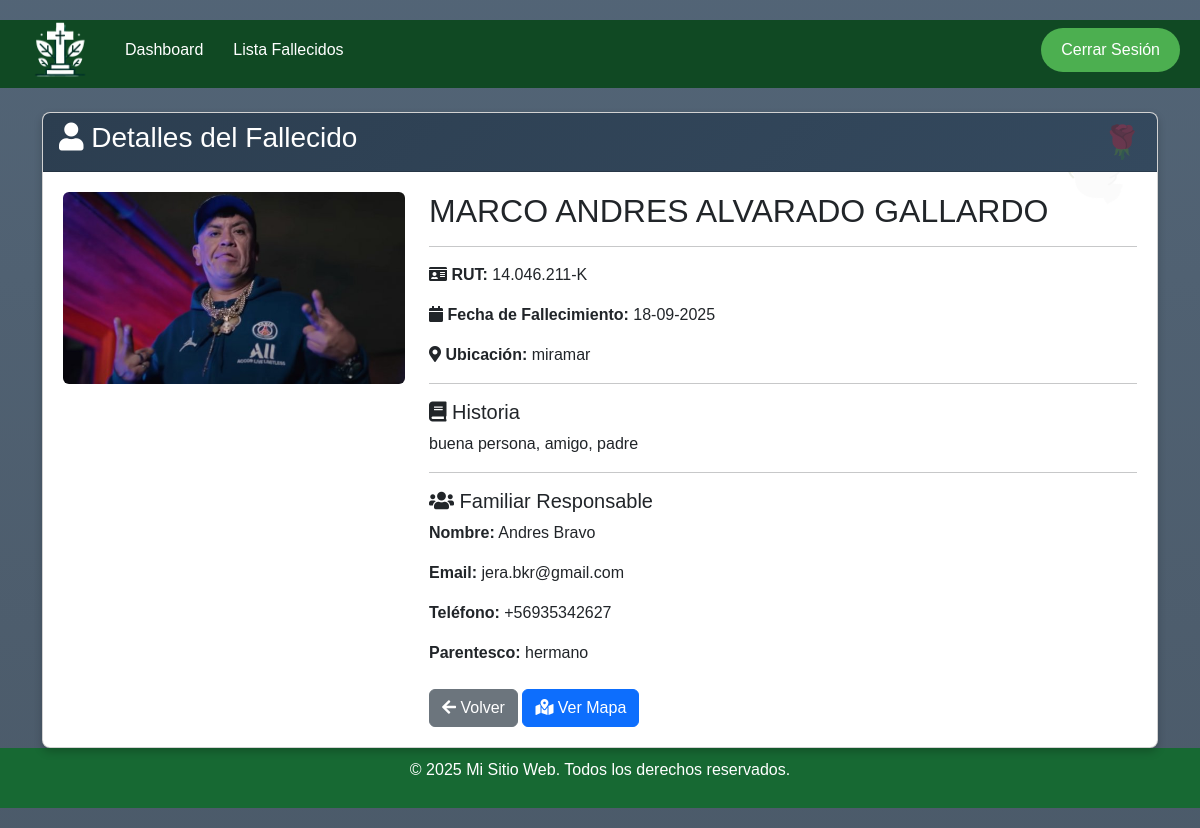
/detalle/13/ (signed in), run on the app's committed database.
### crudsimple/models.py (models this page shows, shortened)
class Fallecido(models.Model):
    UBICACION_CHOICES = [
        ('sotano', 'Sótano'),
        ('bloque_1', 'Bloque 1'),
        ('bloque_2', 'Bloque 2'),
        ('miramar', 'Miramar'),
    ]
    PARENTESCO_CHOICES = [
        ('hijo', 'Hijo/a'),
        ('esposo', 'Esposo/a'),
        ('padre', 'Padre/Madre'),
        ('hermano', 'Hermano/a'),
        ('nieto', 'Nieto/a'),
        ('otro', 'Otro'),
    ]
    rut = models.CharField(max_length=50, blank=True)
    nombre = models.CharField(max_length=50, blank=True)
    segundo_nombre = models.CharField(max_length=50, blank=True, null=True, verbose_name="Segundo Nombre")  # 👈 AGREGAR ESTA LÍNEA
    apellido_p = models.CharField(max_length=50, blank=True)
    apellido_m = models.CharField(max_length=50, blank=True)
    fechafallecimiento = models.DateField(blank=True, null=True)
    ubicacion = models.CharField(max_length=50, choices=UBICACION_CHOICES, blank=True)
    maps = models.CharField(max_length=500, blank=True)
    latitud = models.DecimalField(max_digits=10, decimal_places=8, null=True, blank=True, verbose_name="Latitud")
    longitud = models.DecimalField(max_digits=11, decimal_places=8, null=True, blank=True, verbose_name="Longitud")
    foto = models.ImageField(upload_to='fotos_fallecidos/', blank=True, null=True, verbose_name="Foto")
    historia = models.TextField(blank=True, null=True, verbose_name="Historia")
    fecha_registro = models.DateTimeField(auto_now_add=True, verbose_name="Fecha de Registro")
    nombre_familiar = models.CharField(max_length=200, verbose_name="Nombre del Familiar", blank=True, null=True)
    email_familiar = models.EmailField(verbose_name="Email del Familiar", blank=True, null=True)
    telefono_familiar = models.CharField(max_length=15, verbose_name="Teléfono", blank=True, null=True)
    parentesco = models.CharField(max_length=50, verbose_name="Parentesco", choices=PARENTESCO_CHOICES, blank=True, null=True)
    fecha_reduccion = models.DateField(verbose_name="Fecha Reducción (5 años)", blank=True, null=True)
    fecha_mantenimiento_lapida = models.DateField(verbose_name="Mantto. Lápida (2 años)", blank=True, null=True)
    fecha_pintura = models.DateField(verbose_name="Pintura/Retoque (3 años)", blank=True, null=True)
    notificacion_registro_enviada = models.BooleanField(default=False, verbose_name="Notificación Enviada")
    ultima_notificacion = models.DateField(blank=True, null=True, verbose_name="Última Notificación")

### crudsimple/views.py (the view)
# urls.py: path('detalle/<int:id>/', views.detalle_fallecido, name='detalle_fallecido'),
@login_required
def detalle_fallecido(request, id):
    fallecido = get_object_or_404(Fallecido, id=id)
    context = {'fallecido': fallecido}
    return render(request, 'detalle_fallecido.html', context)

### crudsimple/templates/detalle_fallecido.html (shortened to what this page needs)
{% load static %}
<!DOCTYPE html>
<html lang="es">
<head>
    <link href="https://cdn.jsdelivr.net/npm/bootstrap@5.3.3/dist/css/bootstrap.min.css" rel="stylesheet">
    <link rel="stylesheet" href="https://cdnjs.cloudflare.com/ajax/libs/font-awesome/5.15.4/css/all.min.css">
    <link rel="stylesheet" href="{% static 'css/styles.css' %}">
</head>
<body>
    {% include "includes/logout.html" %}
    <div class="container mt-4">
        <div class="card">
            <div class="card-header bg-primary text-white">
                <h3><i class="fas fa-user"></i> Detalles del Fallecido</h3>
            </div>
            <div class="card-body">
                <div class="row">
                    <div class="col-md-4 text-center">
                        {% if fallecido.foto %}
                        <img src="{{ fallecido.foto.url }}" alt="Foto" class="img-fluid rounded"
                            style="max-height: 400px;">
                        {% else %}
                        <i class="fas fa-user-circle fa-10x text-muted"></i>
                        {% endif %}
                    </div>
                    <div class="col-md-8">
                        <h2>
                            {{ fallecido.nombre }}
                            {% if fallecido.segundo_nombre %}
                            {{ fallecido.segundo_nombre }}
                            {% endif %}
                            {{ fallecido.apellido_p }} {{ fallecido.apellido_m }}
                        </h2>
                        <hr>
                        <p><strong><i class="fas fa-id-card"></i> RUT:</strong> {{ fallecido.rut }}</p>
                        <p><strong><i class="fas fa-calendar"></i> Fecha de Fallecimiento:</strong>
                            {{ fallecido.fechafallecimiento|date:"d-m-Y" }}</p>
                        <p><strong><i class="fas fa-map-marker-alt"></i> Ubicación:</strong> {{ fallecido.ubicacion }}
                        </p>
                        {% if fallecido.historia %}
                        <hr>
                        <h5><i class="fas fa-book"></i> Historia</h5>
                        <p style="text-align: justify; white-space: pre-line;">{{ fallecido.historia }}</p>
                        {% endif %}
                        <hr>
                        <h5><i class="fas fa-users"></i> Familiar Responsable</h5>
                        <p><strong>Nombre:</strong> {{ fallecido.nombre_familiar }}</p>
                        {% if fallecido.email_familiar %}
                        <p><strong>Email:</strong> {{ fallecido.email_familiar }}</p>
                        {% endif %}
                        <p><strong>Teléfono:</strong> {{ fallecido.telefono_familiar }}</p>
                        <p><strong>Parentesco:</strong> {{ fallecido.parentesco }}</p>
                        <div class="mt-4">
                            <a href="javascript:history.back()" class="btn btn-secondary">
                                <i class="fas fa-arrow-left"></i> Volver
                            </a>
                            {% if fallecido.latitud and fallecido.longitud %}
                            <a href="{% url 'mapa_tumba' fallecido.id %}" class="btn btn-primary">
                                <i class="fas fa-map-marked-alt"></i> Ver Mapa
                            </a>
                            {% endif %}
                        </div>
                    </div>
                </div>
            </div>
        </div>
    </div>
</body>
<footer>
    {% include "includes/footer.html" %}
</footer>
</html>

### crudsimple/static/css/styles.css (style rules this page uses)
body { margin: 0; font-family: Arial, sans-serif; }
.card { box-shadow: 0 4px 8px rgba(0, 0, 0, 0.2); border-radius: 8px; overflow: hidden; }
.card-body { padding: 20px; }

### crudsimple/templates/detalle_fallecido.html (style rules this page uses)
body { background: linear-gradient(rgba(52, 73, 94, 0.85), rgba(44, 62, 80, 0.85)), url('https://images.unsplash.com/photo-1481627834876-b7833e8f5570?w=1920&q=80') center/cover fixed; min-height: 100vh; padding: 20px 0; }
.container { position: relative; z-index: 1; }
.card { background: rgba(255, 255, 255, 0.98); backdrop-filter: blur(15px); border: none; box-shadow: 0 15px 50px rgba(0, 0, 0, 0.4); border-radius: 20px; overflow: hidden; position: relative; }
.card::before { content: '🕊️'; position: absolute; top: 10px; right: 20px; font-size: 4rem; opacity: 0.1; z-index: 0; }
.card-header { background: linear-gradient(135deg, #2c3e50 0%, #34495e 100%); border: none; position: relative; z-index: 1; }
.card-body { position: relative; z-index: 1; }
.card-header::after { content: '🌹'; position: absolute; right: 15px; top: 50%; transform: translateY(-50%); font-size: 2rem; opacity: 0.3; }

### data on the page
Fallecido: foto (picture), nombre "MARCO", segundo_nombre "ANDRES", apellido_p "ALVARADO", apellido_m "GALLARDO", rut "14.046.211-K", fechafallecimiento "18-09-2025", ubicacion "miramar", historia "buena persona, amigo, padre", nombre_familiar "Andres Bravo", email_familiar "jera.bkr@gmail.com", telefono_familiar "+56935342627", parentesco "hermano"
